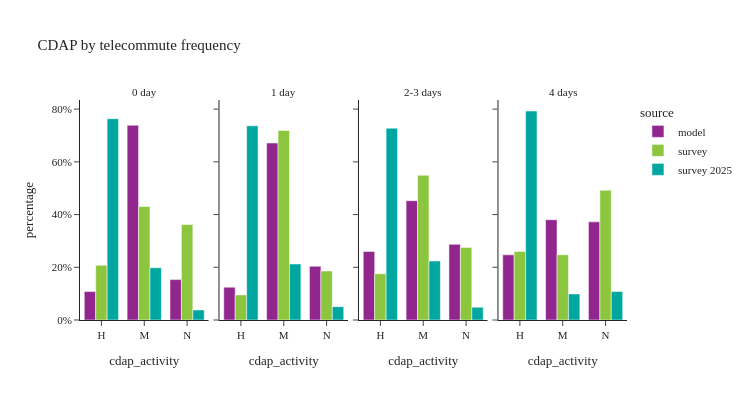

Notebook code for this chart:
### Code cell
util.plot_share_facetbar(per_data, 'person_weight', share_col="cdap_activity", title="CDAP by telecommute frequency", 
                            facet_col="telecommute_frequency_label", facet_col_wrap=4, height=400, orientation='v')

### Figure 1 — Plotly figure (JSON) as saved in the notebook; plotly's stock layout.template omitted (floating-point values rounded to 4 significant figures)
{"data": [{"alignmentgroup": "True", "customdata": [[138555], [948375], [196840]], "hovertemplate": "source=model<br>telecommute_frequency_label=0 day<br>cdap_activity=%{x}<br>percentage=%{y}<br>sample_size=%{customdata[0]}<extra></extra>", "legendgroup": "model", "marker": {"color": "#91268F", "pattern": {"shape": ""}}, "name": "model", "offsetgroup": "model", "orientation": "v", "showlegend": true, "textposition": "auto", "type": "bar", "x": ["H", "M", "N"], "xaxis": "x", "y": [0.1079, 0.7387, 0.1533], "yaxis": "y"}, {"alignmentgroup": "True", "customdata": [[20604], [111037], [33721]], "hovertemplate": "source=model<br>telecommute_frequency_label=1 day<br>cdap_activity=%{x}<br>percentage=%{y}<br>sample_size=%{customdata[0]}<extra></extra>", "legendgroup": "model", "marker": {"color": "#91268F", "pattern": {"shape": ""}}, "name": "model", "offsetgroup": "model", "orientation": "v", "showlegend": false, "textposition": "auto", "type": "bar", "x": ["H", "M", "N"], "xaxis": "x2", "y": [0.1246, 0.6715, 0.2039], "yaxis": "y2"}, {"alignmentgroup": "True", "customdata": [[83726], [145624], [92324]], "hovertemplate": "source=model<br>telecommute_frequency_label=2-3 days<br>cdap_activity=%{x}<br>percentage=%{y}<br>sample_size=%{customdata[0]}<extra></extra>", "legendgroup": "model", "marker": {"color": "#91268F", "pattern": {"shape": ""}}, "name": "model", "offsetgroup": "model", "orientation": "v", "showlegend": false, "textposition": "auto", "type": "bar", "x": ["H", "M", "N"], "xaxis": "x3", "y": [0.2603, 0.4527, 0.287], "yaxis": "y3"}, {"alignmentgroup": "True", "customdata": [[53095], [81675], [79935]], "hovertemplate": "source=model<br>telecommute_frequency_label=4 days<br>cdap_activity=%{x}<br>percentage=%{y}<br>sample_size=%{customdata[0]}<extra></extra>", "legendgroup": "model", "marker": {"color": "#91268F", "pattern": {"shape": ""}}, "name": "model", "offsetgroup": "model", "orientation": "v", "showlegend": false, "textposition": "auto", "type": "bar", "x": ["H", "M", "N"], "xaxis": "x4", "y": [0.2473, 0.3804, 0.3723], "yaxis": "y4"}, {"alignmentgroup": "True", "customdata": [[2667], [3068], [4093]], "hovertemplate": "source=survey<br>telecommute_frequency_label=0 day<br>cdap_activity=%{x}<br>percentage=%{y}<br>sample_size=%{customdata[0]}<extra></extra>", "legendgroup": "survey", "marker": {"color": "#8CC63E", "pattern": {"shape": ""}}, "name": "survey", "offsetgroup": "survey", "orientation": "v", "showlegend": true, "textposition": "auto", "type": "bar", "x": ["H", "M", "N"], "xaxis": "x", "y": [0.2074, 0.4305, 0.3621], "yaxis": "y"}, {"alignmentgroup": "True", "customdata": [[40], [299], [81]], "hovertemplate": "source=survey<br>telecommute_frequency_label=1 day<br>cdap_activity=%{x}<br>percentage=%{y}<br>sample_size=%{customdata[0]}<extra></extra>", "legendgroup": "survey", "marker": {"color": "#8CC63E", "pattern": {"shape": ""}}, "name": "survey", "offsetgroup": "survey", "orientation": "v", "showlegend": false, "textposition": "auto", "type": "bar", "x": ["H", "M", "N"], "xaxis": "x2", "y": [0.09525, 0.7188, 0.1859], "yaxis": "y2"}, {"alignmentgroup": "True", "customdata": [[198], [617], [386]], "hovertemplate": "source=survey<br>telecommute_frequency_label=2-3 days<br>cdap_activity=%{x}<br>percentage=%{y}<br>sample_size=%{customdata[0]}<extra></extra>", "legendgroup": "survey", "marker": {"color": "#8CC63E", "pattern": {"shape": ""}}, "name": "survey", "offsetgroup": "survey", "orientation": "v", "showlegend": false, "textposition": "auto", "type": "bar", "x": ["H", "M", "N"], "xaxis": "x3", "y": [0.1755, 0.549, 0.2754], "yaxis": "y3"}, {"alignmentgroup": "True", "customdata": [[206], [206], [407]], "hovertemplate": "source=survey<br>telecommute_frequency_label=4 days<br>cdap_activity=%{x}<br>percentage=%{y}<br>sample_size=%{customdata[0]}<extra></extra>", "legendgroup": "survey", "marker": {"color": "#8CC63E", "pattern": {"shape": ""}}, "name": "survey", "offsetgroup": "survey", "orientation": "v", "showlegend": false, "textposition": "auto", "type": "bar", "x": ["H", "M", "N"], "xaxis": "x4", "y": [0.2602, 0.2474, 0.4924], "yaxis": "y4"}, {"alignmentgroup": "True", "customdata": [[4594], [761], [244]], "hovertemplate": "source=survey 2025<br>telecommute_frequency_label=0 day<br>cdap_activity=%{x}<br>percentage=%{y}<br>sample_size=%{customdata[0]}<extra></extra>", "legendgroup": "survey 2025", "marker": {"color": "#00A7A0", "pattern": {"shape": ""}}, "name": "survey 2025", "offsetgroup": "survey 2025", "orientation": "v", "showlegend": true, "textposition": "auto", "type": "bar", "x": ["H", "M", "N"], "xaxis": "x", "y": [0.7637, 0.1984, 0.03792], "yaxis": "y"}, {"alignmentgroup": "True", "customdata": [[199], [37], [5]], "hovertemplate": "source=survey 2025<br>telecommute_frequency_label=1 day<br>cdap_activity=%{x}<br>percentage=%{y}<br>sample_size=%{customdata[0]}<extra></extra>", "legendgroup": "survey 2025", "marker": {"color": "#00A7A0", "pattern": {"shape": ""}}, "name": "survey 2025", "offsetgroup": "survey 2025", "orientation": "v", "showlegend": false, "textposition": "auto", "type": "bar", "x": ["H", "M", "N"], "xaxis": "x2", "y": [0.7368, 0.2125, 0.0507], "yaxis": "y2"}, {"alignmentgroup": "True", "customdata": [[503], [82], [17]], "hovertemplate": "source=survey 2025<br>telecommute_frequency_label=2-3 days<br>cdap_activity=%{x}<br>percentage=%{y}<br>sample_size=%{customdata[0]}<extra></extra>", "legendgroup": "survey 2025", "marker": {"color": "#00A7A0", "pattern": {"shape": ""}}, "name": "survey 2025", "offsetgroup": "survey 2025", "orientation": "v", "showlegend": false, "textposition": "auto", "type": "bar", "x": ["H", "M", "N"], "xaxis": "x3", "y": [0.7278, 0.2239, 0.04834], "yaxis": "y3"}, {"alignmentgroup": "True", "customdata": [[346], [21], [28]], "hovertemplate": "source=survey 2025<br>telecommute_frequency_label=4 days<br>cdap_activity=%{x}<br>percentage=%{y}<br>sample_size=%{customdata[0]}<extra></extra>", "legendgroup": "survey 2025", "marker": {"color": "#00A7A0", "pattern": {"shape": ""}}, "name": "survey 2025", "offsetgroup": "survey 2025", "orientation": "v", "showlegend": false, "textposition": "auto", "type": "bar", "x": ["H", "M", "N"], "xaxis": "x4", "y": [0.793, 0.0989, 0.1081], "yaxis": "y4"}], "layout": {"annotations": [{"font": {}, "showarrow": false, "text": "0 day", "x": 0.1175, "xanchor": "center", "xref": "paper", "y": 1.0, "yanchor": "bottom", "yref": "paper"}, {"font": {}, "showarrow": false, "text": "1 day", "x": 0.3725, "xanchor": "center", "xref": "paper", "y": 1.0, "yanchor": "bottom", "yref": "paper"}, {"font": {}, "showarrow": false, "text": "2-3 days", "x": 0.6275, "xanchor": "center", "xref": "paper", "y": 1.0, "yanchor": "bottom", "yref": "paper"}, {"font": {}, "showarrow": false, "text": "4 days", "x": 0.8825, "xanchor": "center", "xref": "paper", "y": 1.0, "yanchor": "bottom", "yref": "paper"}], "barmode": "group", "height": 400, "legend": {"title": {"text": "source"}, "tracegroupgap": 0}, "title": {"text": "CDAP by telecommute frequency"}, "width": 750, "xaxis": {"anchor": "y", "domain": [0.0, 0.235], "title": {"text": "cdap_activity"}}, "xaxis2": {"anchor": "y2", "domain": [0.255, 0.49], "matches": "x", "title": {"text": "cdap_activity"}}, "xaxis3": {"anchor": "y3", "domain": [0.51, 0.745], "matches": "x", "title": {"text": "cdap_activity"}}, "xaxis4": {"anchor": "y4", "domain": [0.765, 1.0], "matches": "x", "title": {"text": "cdap_activity"}}, "yaxis": {"anchor": "x", "domain": [0.0, 1.0], "tickformat": ".0%", "title": {"text": "percentage"}}, "yaxis2": {"anchor": "x2", "domain": [0.0, 1.0], "matches": "y", "showticklabels": false, "tickformat": ".0%"}, "yaxis3": {"anchor": "x3", "domain": [0.0, 1.0], "matches": "y", "showticklabels": false}, "yaxis4": {"anchor": "x4", "domain": [0.0, 1.0], "matches": "y", "showticklabels": false}}}
